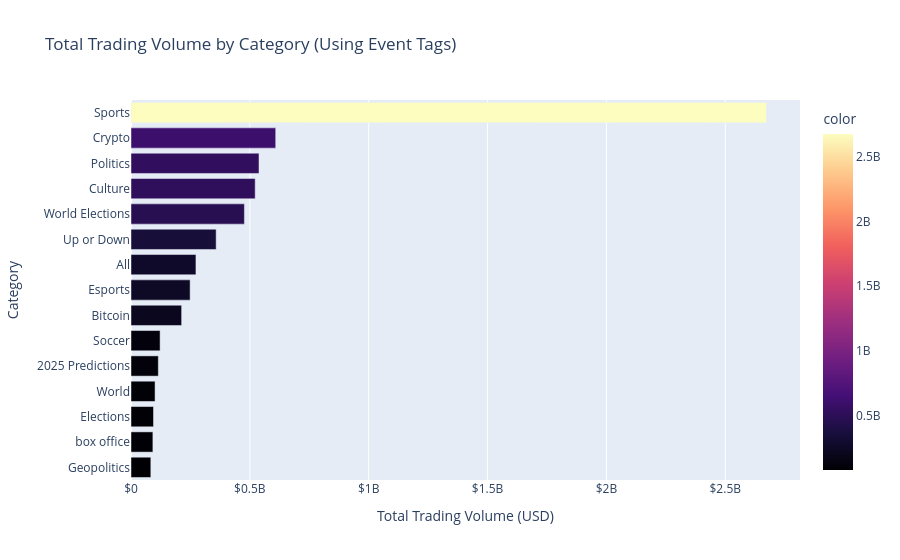
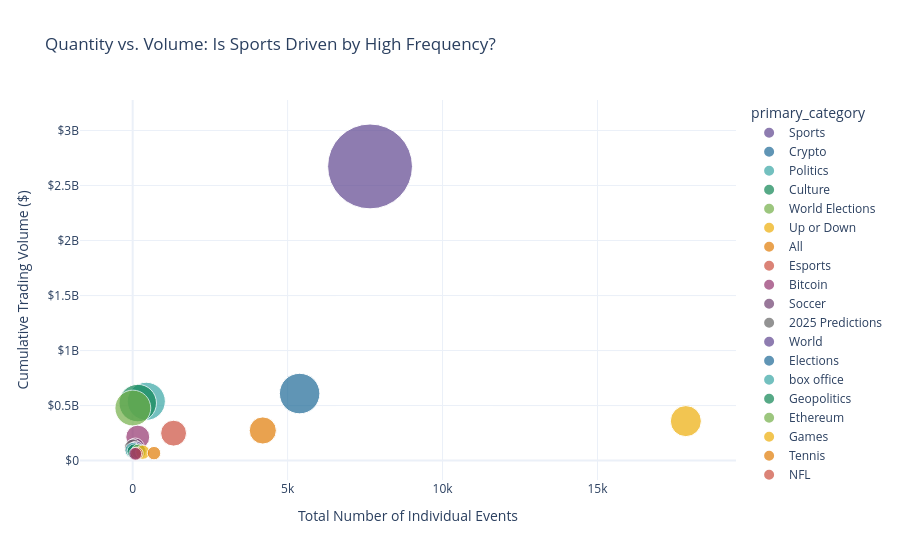
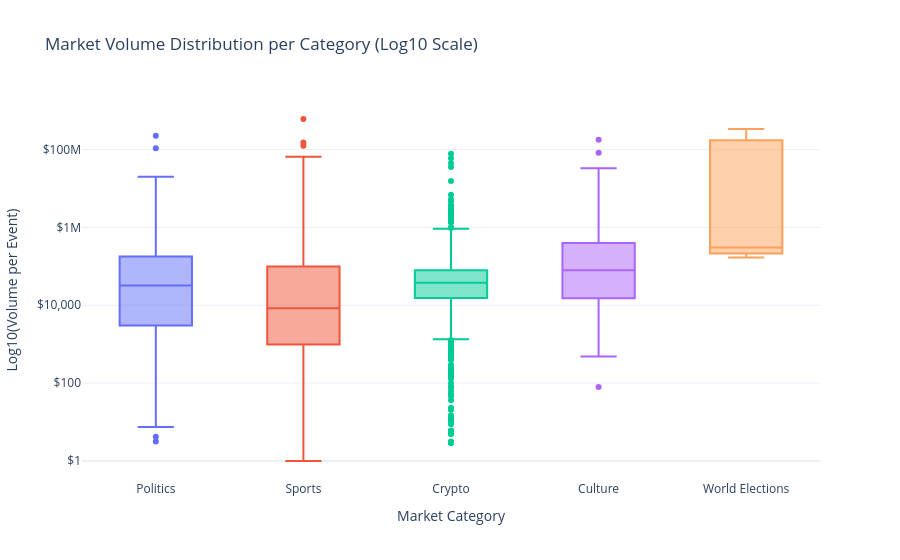

Here is the notebook cell these charts were saved with, in order:
### Markdown cell above
### Hypothesis 2: "A majority of market events with significant trading volume relate to sports vs politics"

**Why investigate this?:** Polymarket gained traction for its 2024 political data, but everyday volume dictates product sustainability.
We hypothesize that, while political events bring sudden influxes of volume, steady and voluminous trading actually happens on sports, driven by high frequencies of small bets across lots of different matches. To test this, we visualize Event Count vs. Total Volume by matching our custom-parsed categorical `tags` to overall trading.

### Code cell
# Group by category and get the top 15 by volume
true_category_volume = events_cleaned.groupby('primary_category')['volume'].sum().sort_values(ascending=False).head(15)

# Plotting the adjusted data
fig_category_vol = px.bar(
    x=true_category_volume.values, 
    y=true_category_volume.index, 
    orientation='h',
    title='Total Trading Volume by Category (Using Event Tags)',
    labels={'x': 'Total Trading Volume (USD)', 'y': 'Category'},
    color=true_category_volume.values,
    color_continuous_scale='Magma'
)
fig_category_vol.update_layout(yaxis={'categoryorder':'total ascending'}, xaxis=dict(tickprefix="$"))
fig_category_vol.show()

# Print the real percentages
# print("Top 15 Categories by % of Total Platform Volume:\n")
# percentages = (true_category_volume / total_volume * 100)
# for cat, pct in percentages.items():
#     print(f"{cat}: {pct:.2f}%")



# Bubble Chart: Compare Number of Events vs Total Volume
cat_stats = events_cleaned.groupby('primary_category').agg(
    event_count=('id', 'count'),
    total_volume=('volume', 'sum')
).reset_index()

# Keep top 20 categories by volume to keep the chart clean
cat_stats_top = cat_stats.sort_values(by='total_volume', ascending=False).head(20)

fig_scatter = px.scatter(
    cat_stats_top,
    x='event_count',
    y='total_volume',
    size='total_volume',
    color='primary_category',
    hover_name='primary_category',
    title='Quantity vs. Volume: Is Sports Driven by High Frequency?',
    labels={
        'event_count': 'Total Number of Individual Events', 
        'total_volume': 'Cumulative Trading Volume ($)'
    },
    template='plotly_white',
    size_max=60,
    color_discrete_sequence=px.colors.qualitative.Prism
)
fig_scatter.update_layout(yaxis=dict(tickprefix="$"))
fig_scatter.show()

# Box Plot: Distribution of Volume Per-Event (Log Scale)
total_volume = events_cleaned.groupby('primary_category')['volume'].sum().sort_values(ascending=False).head(15)
top_5_cats = total_volume.head(5).index.tolist()
top_events_df = events_cleaned[events_cleaned['primary_category'].isin(top_5_cats)].copy()
top_events_df['log10_volume'] = np.log10(top_events_df['volume'] + 1)

fig_box = px.box(
    top_events_df, 
    x='primary_category', 
    y='log10_volume',
    color='primary_category',
    title='Market Volume Distribution per Category (Log10 Scale)',
    labels={
        'primary_category': 'Market Category', 
        'log10_volume': 'Log10(Volume per Event)'
    },
    template='plotly_white'
)
fig_box.update_layout(
    showlegend=False,
    yaxis=dict(
        tickvals=[0, 2, 4, 6, 8],
        ticktext=['$1', '$100', '$10,000', '$1M', '$100M']
    )
)
fig_box.show()

### Figure 1 — Plotly figure (JSON) as saved in the notebook; plotly's stock layout.template omitted (floating-point values rounded to 4 significant figures)
{"data": [{"hovertemplate": "Total Trading Volume (USD)=%{x}<br>Category=%{y}<br>color=%{marker.color}<extra></extra>", "legendgroup": "", "marker": {"color": [2674000000.0, 608800000.0, 538500000.0, 522400000.0, 477000000.0, 358300000.0, 273200000.0, 248700000.0, 213000000.0, 122400000.0, 114900000.0, 101200000.0, 94670000.0, 92100000.0, 83420000.0], "coloraxis": "coloraxis", "pattern": {"shape": ""}}, "name": "", "orientation": "h", "showlegend": false, "textposition": "auto", "type": "bar", "x": [2674000000.0, 608800000.0, 538500000.0, 522400000.0, 477000000.0, 358300000.0, 273200000.0, 248700000.0, 213000000.0, 122400000.0, 114900000.0, 101200000.0, 94670000.0, 92100000.0, 83420000.0], "xaxis": "x", "y": ["Sports", "Crypto", "Politics", "Culture", "World Elections", "Up or Down", "All", "Esports", "Bitcoin", "Soccer", "2025 Predictions", "World", "Elections", "box office", "Geopolitics"], "yaxis": "y"}], "layout": {"barmode": "relative", "coloraxis": {"colorbar": {"title": {"text": "color"}}, "colorscale": [[0, "#000004"], [0.1111, "#180f3d"], [0.2222, "#440f76"], [0.3333, "#721f81"], [0.4444, "#9e2f7f"], [0.5556, "#cd4071"], [0.6667, "#f1605d"], [0.7778, "#fd9668"], [0.8889, "#feca8d"], [1, "#fcfdbf"]]}, "legend": {"tracegroupgap": 0}, "title": {"text": "Total Trading Volume by Category (Using Event Tags)"}, "xaxis": {"anchor": "y", "domain": [0, 1], "tickprefix": "$", "title": {"text": "Total Trading Volume (USD)"}}, "yaxis": {"anchor": "x", "categoryorder": "total ascending", "domain": [0, 1], "title": {"text": "Category"}}}}

### Figure 2 — Plotly figure (JSON) as saved in the notebook; plotly's stock layout.template omitted (floating-point values rounded to 4 significant figures)
{"data": [{"hovertemplate": "<b>%{hovertext}</b><br><br>primary_category=Sports<br>Total Number of Individual Events=%{x}<br>Cumulative Trading Volume ($)=%{marker.size}<extra></extra>", "hovertext": ["Sports"], "legendgroup": "Sports", "marker": {"color": "rgb(95, 70, 144)", "size": [2674000000.0], "sizemode": "area", "sizeref": 742700.0, "symbol": "circle"}, "mode": "markers", "name": "Sports", "orientation": "v", "showlegend": true, "type": "scatter", "x": [7660], "xaxis": "x", "y": [2674000000.0], "yaxis": "y"}, {"hovertemplate": "<b>%{hovertext}</b><br><br>primary_category=Crypto<br>Total Number of Individual Events=%{x}<br>Cumulative Trading Volume ($)=%{marker.size}<extra></extra>", "hovertext": ["Crypto"], "legendgroup": "Crypto", "marker": {"color": "rgb(29, 105, 150)", "size": [608800000.0], "sizemode": "area", "sizeref": 742700.0, "symbol": "circle"}, "mode": "markers", "name": "Crypto", "orientation": "v", "showlegend": true, "type": "scatter", "x": [5388], "xaxis": "x", "y": [608800000.0], "yaxis": "y"}, {"hovertemplate": "<b>%{hovertext}</b><br><br>primary_category=Politics<br>Total Number of Individual Events=%{x}<br>Cumulative Trading Volume ($)=%{marker.size}<extra></extra>", "hovertext": ["Politics"], "legendgroup": "Politics", "marker": {"color": "rgb(56, 166, 165)", "size": [538500000.0], "sizemode": "area", "sizeref": 742700.0, "symbol": "circle"}, "mode": "markers", "name": "Politics", "orientation": "v", "showlegend": true, "type": "scatter", "x": [440], "xaxis": "x", "y": [538500000.0], "yaxis": "y"}, {"hovertemplate": "<b>%{hovertext}</b><br><br>primary_category=Culture<br>Total Number of Individual Events=%{x}<br>Cumulative Trading Volume ($)=%{marker.size}<extra></extra>", "hovertext": ["Culture"], "legendgroup": "Culture", "marker": {"color": "rgb(15, 133, 84)", "size": [522400000.0], "sizemode": "area", "sizeref": 742700.0, "symbol": "circle"}, "mode": "markers", "name": "Culture", "orientation": "v", "showlegend": true, "type": "scatter", "x": [163], "xaxis": "x", "y": [522400000.0], "yaxis": "y"}, {"hovertemplate": "<b>%{hovertext}</b><br><br>primary_category=World Elections<br>Total Number of Individual Events=%{x}<br>Cumulative Trading Volume ($)=%{marker.size}<extra></extra>", "hovertext": ["World Elections"], "legendgroup": "World Elections", "marker": {"color": "rgb(115, 175, 72)", "size": [477000000.0], "sizemode": "area", "sizeref": 742700.0, "symbol": "circle"}, "mode": "markers", "name": "World Elections", "orientation": "v", "showlegend": true, "type": "scatter", "x": [5], "xaxis": "x", "y": [477000000.0], "yaxis": "y"}, {"hovertemplate": "<b>%{hovertext}</b><br><br>primary_category=Up or Down<br>Total Number of Individual Events=%{x}<br>Cumulative Trading Volume ($)=%{marker.size}<extra></extra>", "hovertext": ["Up or Down"], "legendgroup": "Up or Down", "marker": {"color": "rgb(237, 173, 8)", "size": [358300000.0], "sizemode": "area", "sizeref": 742700.0, "symbol": "circle"}, "mode": "markers", "name": "Up or Down", "orientation": "v", "showlegend": true, "type": "scatter", "x": [17851], "xaxis": "x", "y": [358300000.0], "yaxis": "y"}, {"hovertemplate": "<b>%{hovertext}</b><br><br>primary_category=All<br>Total Number of Individual Events=%{x}<br>Cumulative Trading Volume ($)=%{marker.size}<extra></extra>", "hovertext": ["All"], "legendgroup": "All", "marker": {"color": "rgb(225, 124, 5)", "size": [273200000.0], "sizemode": "area", "sizeref": 742700.0, "symbol": "circle"}, "mode": "markers", "name": "All", "orientation": "v", "showlegend": true, "type": "scatter", "x": [4199], "xaxis": "x", "y": [273200000.0], "yaxis": "y"}, {"hovertemplate": "<b>%{hovertext}</b><br><br>primary_category=Esports<br>Total Number of Individual Events=%{x}<br>Cumulative Trading Volume ($)=%{marker.size}<extra></extra>", "hovertext": ["Esports"], "legendgroup": "Esports", "marker": {"color": "rgb(204, 80, 62)", "size": [248700000.0], "sizemode": "area", "sizeref": 742700.0, "symbol": "circle"}, "mode": "markers", "name": "Esports", "orientation": "v", "showlegend": true, "type": "scatter", "x": [1320], "xaxis": "x", "y": [248700000.0], "yaxis": "y"}, {"hovertemplate": "<b>%{hovertext}</b><br><br>primary_category=Bitcoin<br>Total Number of Individual Events=%{x}<br>Cumulative Trading Volume ($)=%{marker.size}<extra></extra>", "hovertext": ["Bitcoin"], "legendgroup": "Bitcoin", "marker": {"color": "rgb(148, 52, 110)", "size": [213000000.0], "sizemode": "area", "sizeref": 742700.0, "symbol": "circle"}, "mode": "markers", "name": "Bitcoin", "orientation": "v", "showlegend": true, "type": "scatter", "x": [164], "xaxis": "x", "y": [213000000.0], "yaxis": "y"}, {"hovertemplate": "<b>%{hovertext}</b><br><br>primary_category=Soccer<br>Total Number of Individual Events=%{x}<br>Cumulative Trading Volume ($)=%{marker.size}<extra></extra>", "hovertext": ["Soccer"], "legendgroup": "Soccer", "marker": {"color": "rgb(111, 64, 112)", "size": [122400000.0], "sizemode": "area", "sizeref": 742700.0, "symbol": "circle"}, "mode": "markers", "name": "Soccer", "orientation": "v", "showlegend": true, "type": "scatter", "x": [83], "xaxis": "x", "y": [122400000.0], "yaxis": "y"}, {"hovertemplate": "<b>%{hovertext}</b><br><br>primary_category=2025 Predictions<br>Total Number of Individual Events=%{x}<br>Cumulative Trading Volume ($)=%{marker.size}<extra></extra>", "hovertext": ["2025 Predictions"], "legendgroup": "2025 Predictions", "marker": {"color": "rgb(102, 102, 102)", "size": [114900000.0], "sizemode": "area", "sizeref": 742700.0, "symbol": "circle"}, "mode": "markers", "name": "2025 Predictions", "orientation": "v", "showlegend": true, "type": "scatter", "x": [14], "xaxis": "x", "y": [114900000.0], "yaxis": "y"}, {"hovertemplate": "<b>%{hovertext}</b><br><br>primary_category=World<br>Total Number of Individual Events=%{x}<br>Cumulative Trading Volume ($)=%{marker.size}<extra></extra>", "hovertext": ["World"], "legendgroup": "World", "marker": {"color": "rgb(95, 70, 144)", "size": [101200000.0], "sizemode": "area", "sizeref": 742700.0, "symbol": "circle"}, "mode": "markers", "name": "World", "orientation": "v", "showlegend": true, "type": "scatter", "x": [109], "xaxis": "x", "y": [101200000.0], "yaxis": "y"}, {"hovertemplate": "<b>%{hovertext}</b><br><br>primary_category=Elections<br>Total Number of Individual Events=%{x}<br>Cumulative Trading Volume ($)=%{marker.size}<extra></extra>", "hovertext": ["Elections"], "legendgroup": "Elections", "marker": {"color": "rgb(29, 105, 150)", "size": [94670000.0], "sizemode": "area", "sizeref": 742700.0, "symbol": "circle"}, "mode": "markers", "name": "Elections", "orientation": "v", "showlegend": true, "type": "scatter", "x": [63], "xaxis": "x", "y": [94670000.0], "yaxis": "y"}, {"hovertemplate": "<b>%{hovertext}</b><br><br>primary_category=box office<br>Total Number of Individual Events=%{x}<br>Cumulative Trading Volume ($)=%{marker.size}<extra></extra>", "hovertext": ["box office"], "legendgroup": "box office", "marker": {"color": "rgb(56, 166, 165)", "size": [92100000.0], "sizemode": "area", "sizeref": 742700.0, "symbol": "circle"}, "mode": "markers", "name": "box office", "orientation": "v", "showlegend": true, "type": "scatter", "x": [6], "xaxis": "x", "y": [92100000.0], "yaxis": "y"}, {"hovertemplate": "<b>%{hovertext}</b><br><br>primary_category=Geopolitics<br>Total Number of Individual Events=%{x}<br>Cumulative Trading Volume ($)=%{marker.size}<extra></extra>", "hovertext": ["Geopolitics"], "legendgroup": "Geopolitics", "marker": {"color": "rgb(15, 133, 84)", "size": [83420000.0], "sizemode": "area", "sizeref": 742700.0, "symbol": "circle"}, "mode": "markers", "name": "Geopolitics", "orientation": "v", "showlegend": true, "type": "scatter", "x": [60], "xaxis": "x", "y": [83420000.0], "yaxis": "y"}, {"hovertemplate": "<b>%{hovertext}</b><br><br>primary_category=Ethereum<br>Total Number of Individual Events=%{x}<br>Cumulative Trading Volume ($)=%{marker.size}<extra></extra>", "hovertext": ["Ethereum"], "legendgroup": "Ethereum", "marker": {"color": "rgb(115, 175, 72)", "size": [82720000.0], "sizemode": "area", "sizeref": 742700.0, "symbol": "circle"}, "mode": "markers", "name": "Ethereum", "orientation": "v", "showlegend": true, "type": "scatter", "x": [196], "xaxis": "x", "y": [82720000.0], "yaxis": "y"}, {"hovertemplate": "<b>%{hovertext}</b><br><br>primary_category=Games<br>Total Number of Individual Events=%{x}<br>Cumulative Trading Volume ($)=%{marker.size}<extra></extra>", "hovertext": ["Games"], "legendgroup": "Games", "marker": {"color": "rgb(237, 173, 8)", "size": [75790000.0], "sizemode": "area", "sizeref": 742700.0, "symbol": "circle"}, "mode": "markers", "name": "Games", "orientation": "v", "showlegend": true, "type": "scatter", "x": [327], "xaxis": "x", "y": [75790000.0], "yaxis": "y"}, {"hovertemplate": "<b>%{hovertext}</b><br><br>primary_category=Tennis<br>Total Number of Individual Events=%{x}<br>Cumulative Trading Volume ($)=%{marker.size}<extra></extra>", "hovertext": ["Tennis"], "legendgroup": "Tennis", "marker": {"color": "rgb(225, 124, 5)", "size": [67230000.0], "sizemode": "area", "sizeref": 742700.0, "symbol": "circle"}, "mode": "markers", "name": "Tennis", "orientation": "v", "showlegend": true, "type": "scatter", "x": [688], "xaxis": "x", "y": [67230000.0], "yaxis": "y"}, {"hovertemplate": "<b>%{hovertext}</b><br><br>primary_category=NFL<br>Total Number of Individual Events=%{x}<br>Cumulative Trading Volume ($)=%{marker.size}<extra></extra>", "hovertext": ["NFL"], "legendgroup": "NFL", "marker": {"color": "rgb(204, 80, 62)", "size": [63710000.0], "sizemode": "area", "sizeref": 742700.0, "symbol": "circle"}, "mode": "markers", "name": "NFL", "orientation": "v", "showlegend": true, "type": "scatter", "x": [129], "xaxis": "x", "y": [63710000.0], "yaxis": "y"}, {"hovertemplate": "<b>%{hovertext}</b><br><br>primary_category=Tech<br>Total Number of Individual Events=%{x}<br>Cumulative Trading Volume ($)=%{marker.size}<extra></extra>", "hovertext": ["Tech"], "legendgroup": "Tech", "marker": {"color": "rgb(148, 52, 110)", "size": [60750000.0], "sizemode": "area", "sizeref": 742700.0, "symbol": "circle"}, "mode": "markers", "name": "Tech", "orientation": "v", "showlegend": true, "type": "scatter", "x": [83], "xaxis": "x", "y": [60750000.0], "yaxis": "y"}], "layout": {"legend": {"itemsizing": "constant", "title": {"text": "primary_category"}, "tracegroupgap": 0}, "title": {"text": "Quantity vs. Volume: Is Sports Driven by High Frequency?"}, "xaxis": {"anchor": "y", "domain": [0, 1], "title": {"text": "Total Number of Individual Events"}}, "yaxis": {"anchor": "x", "domain": [0, 1], "tickprefix": "$", "title": {"text": "Cumulative Trading Volume ($)"}}}}

### Figure 3 — Plotly figure (JSON) as saved in the notebook; plotly's stock layout.template omitted (floating-point values rounded to 4 significant figures; data arrays with more than 128 entries replaced by an {"elided": "..."} marker saying what was removed)
{"data": [{"alignmentgroup": "True", "hovertemplate": "Market Category=%{x}<br>Log10(Volume per Event)=%{y}<extra></extra>", "legendgroup": "Politics", "marker": {"color": "#636efa"}, "name": "Politics", "notched": false, "offsetgroup": "Politics", "orientation": "v", "showlegend": true, "type": "box", "x": {"elided": "440 str values"}, "x0": " ", "xaxis": "x", "y": {"elided": "440 float values"}, "y0": " ", "yaxis": "y"}, {"alignmentgroup": "True", "hovertemplate": "Market Category=%{x}<br>Log10(Volume per Event)=%{y}<extra></extra>", "legendgroup": "Sports", "marker": {"color": "#EF553B"}, "name": "Sports", "notched": false, "offsetgroup": "Sports", "orientation": "v", "showlegend": true, "type": "box", "x": {"elided": "7660 str values"}, "x0": " ", "xaxis": "x", "y": {"elided": "7660 float values"}, "y0": " ", "yaxis": "y"}, {"alignmentgroup": "True", "hovertemplate": "Market Category=%{x}<br>Log10(Volume per Event)=%{y}<extra></extra>", "legendgroup": "Crypto", "marker": {"color": "#00cc96"}, "name": "Crypto", "notched": false, "offsetgroup": "Crypto", "orientation": "v", "showlegend": true, "type": "box", "x": {"elided": "5388 str values"}, "x0": " ", "xaxis": "x", "y": {"elided": "5388 float values"}, "y0": " ", "yaxis": "y"}, {"alignmentgroup": "True", "hovertemplate": "Market Category=%{x}<br>Log10(Volume per Event)=%{y}<extra></extra>", "legendgroup": "Culture", "marker": {"color": "#ab63fa"}, "name": "Culture", "notched": false, "offsetgroup": "Culture", "orientation": "v", "showlegend": true, "type": "box", "x": {"elided": "163 str values"}, "x0": " ", "xaxis": "x", "y": {"elided": "163 float values"}, "y0": " ", "yaxis": "y"}, {"alignmentgroup": "True", "hovertemplate": "Market Category=%{x}<br>Log10(Volume per Event)=%{y}<extra></extra>", "legendgroup": "World Elections", "marker": {"color": "#FFA15A"}, "name": "World Elections", "notched": false, "offsetgroup": "World Elections", "orientation": "v", "showlegend": true, "type": "box", "x": ["World Elections", "World Elections", "World Elections", "World Elections", "World Elections"], "x0": " ", "xaxis": "x", "y": [8.527, 8.144, 5.361, 5.23, 5.485], "y0": " ", "yaxis": "y"}], "layout": {"boxmode": "overlay", "legend": {"title": {"text": "Market Category"}, "tracegroupgap": 0}, "showlegend": false, "title": {"text": "Market Volume Distribution per Category (Log10 Scale)"}, "xaxis": {"anchor": "y", "categoryarray": ["Politics", "Sports", "Crypto", "Culture", "World Elections"], "categoryorder": "array", "domain": [0, 1], "title": {"text": "Market Category"}}, "yaxis": {"anchor": "x", "domain": [0, 1], "ticktext": ["$1", "$100", "$10,000", "$1M", "$100M"], "tickvals": [0, 2, 4, 6, 8], "title": {"text": "Log10(Volume per Event)"}}}}
